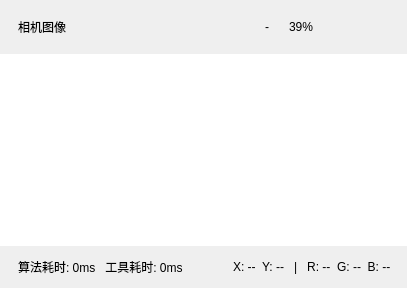
       <widget class="QFrame" name="setupViewerFrame">
        <property name="frameShape">
         <enum>QFrame::NoFrame</enum>
        </property>
        <property name="viewerPanel" stdset="0">
         <bool>true</bool>
        </property>
        <layout class="QVBoxLayout" name="verticalLayout_viewer">
         <property name="spacing">
          <number>0</number>
         </property>
         <property name="leftMargin">
          <number>0</number>
         </property>
         <property name="topMargin">
          <number>0</number>
         </property>
         <property name="rightMargin">
          <number>0</number>
         </property>
         <property name="bottomMargin">
          <number>0</number>
         </property>
         <item>
          <widget class="QFrame" name="viewerHeader">
           <property name="minimumSize">
            <size>
             <width>0</width>
             <height>54</height>
            </size>
           </property>
           <property name="maximumSize">
            <size>
             <width>16777215</width>
             <height>54</height>
            </size>
           </property>
           <property name="frameShape">
            <enum>QFrame::NoFrame</enum>
           </property>
           <layout class="QHBoxLayout" name="horizontalLayout_viewerHeader">
            <property name="spacing">
             <number>8</number>
            </property>
            <property name="leftMargin">
             <number>18</number>
            </property>
            <property name="topMargin">
             <number>0</number>
            </property>
            <property name="rightMargin">
             <number>14</number>
            </property>
            <property name="bottomMargin">
             <number>0</number>
            </property>
            <item>
             <widget class="QLabel" name="viewerTitleLabel">
              <property name="text">
               <string>相机图像</string>
              </property>
              <property name="viewerTitle" stdset="0">
               <bool>true</bool>
              </property>
             </widget>
            </item>
            <item>
             <spacer name="horizontalSpacer_viewerHeader">
              <property name="orientation">
               <enum>Qt::Horizontal</enum>
              </property>
              <property name="sizeHint" stdset="0">
               <size>
                <width>40</width>
                <height>20</height>
               </size>
              </property>
             </spacer>
            </item>
            <item>
             <widget class="QToolButton" name="viewerGridButton">
              <property name="minimumSize">
               <size>
                <width>28</width>
                <height>28</height>
               </size>
              </property>
              <property name="text">
               <string/>
              </property>
              <property name="icon">
               <iconset resource="../resources/resources.qrc">
                <normaloff>:/icons/grid.svg</normaloff>:/icons/grid.svg</iconset>
              </property>
              <property name="iconSize">
               <size>
                <width>24</width>
                <height>24</height>
               </size>
              </property>
              <property name="autoRaise">
               <bool>true</bool>
              </property>
             </widget>
            </item>
            <item>
             <widget class="QToolButton" name="viewerZoomSearchButton">
              <property name="minimumSize">
               <size>
                <width>28</width>
                <height>28</height>
               </size>
              </property>
              <property name="text">
               <string/>
              </property>
              <property name="icon">
               <iconset resource="../resources/resources.qrc">
                <normaloff>:/icons/zoom.svg</normaloff>:/icons/zoom.svg</iconset>
              </property>
              <property name="iconSize">
               <size>
                <width>24</width>
                <height>24</height>
               </size>
              </property>
              <property name="autoRaise">
               <bool>true</bool>
              </property>
             </widget>
            </item>
            <item>
             <widget class="QToolButton" name="viewerZoomOutButton">
              <property name="minimumSize">
               <size>
                <width>28</width>
                <height>28</height>
               </size>
              </property>
              <property name="text">
               <string>-</string>
              </property>
              <property name="autoRaise">
               <bool>true</bool>
              </property>
             </widget>
            </item>
            <item>
             <widget class="QLabel" name="viewerZoomLabel">
              <property name="text">
               <string>39%</string>
              </property>
              <property name="viewerZoom" stdset="0">
               <bool>true</bool>
              </property>
             </widget>
            </item>
            <item>
             <widget class="QToolButton" name="viewerZoomInButton">
              <property name="minimumSize">
               <size>
                <width>28</width>
                <height>28</height>
               </size>
              </property>
              <property name="text">
               <string/>
              </property>
              <property name="icon">
               <iconset resource="../resources/resources.qrc">
                <normaloff>:/icons/fit.svg</normaloff>:/icons/fit.svg</iconset>
              </property>
              <property name="iconSize">
               <size>
                <width>24</width>
                <height>24</height>
               </size>
              </property>
              <property name="autoRaise">
               <bool>true</bool>
              </property>
             </widget>
            </item>
            <item>
             <widget class="QToolButton" name="viewerFullButton">
              <property name="minimumSize">
               <size>
                <width>28</width>
                <height>28</height>
               </size>
              </property>
              <property name="text">
               <string/>
              </property>
              <property name="icon">
               <iconset resource="../resources/resources.qrc">
                <normaloff>:/icons/fullscreen.svg</normaloff>:/icons/fullscreen.svg</iconset>
              </property>
              <property name="iconSize">
               <size>
                <width>24</width>
                <height>24</height>
               </size>
              </property>
              <property name="autoRaise">
               <bool>true</bool>
              </property>
             </widget>
            </item>
           </layout>
          </widget>
         </item>
         <item>
          <widget class="QGraphicsView" name="camera_1">
           <property name="viewerCanvas" stdset="0">
            <bool>true</bool>
           </property>
           <property name="frameShape">
            <enum>QFrame::NoFrame</enum>
           </property>
           <property name="verticalScrollBarPolicy">
            <enum>Qt::ScrollBarAlwaysOff</enum>
           </property>
           <property name="horizontalScrollBarPolicy">
            <enum>Qt::ScrollBarAlwaysOff</enum>
           </property>
           <property name="renderHints">
            <set>QPainter::Antialiasing|QPainter::SmoothPixmapTransform</set>
           </property>
          </widget>
         </item>
         <item>
          <widget class="QFrame" name="viewerStatusBar">
           <property name="minimumSize">
            <size>
             <width>0</width>
             <height>42</height>
            </size>
           </property>
           <property name="maximumSize">
            <size>
             <width>16777215</width>
             <height>42</height>
            </size>
           </property>
           <property name="frameShape">
            <enum>QFrame::NoFrame</enum>
           </property>
           <layout class="QHBoxLayout" name="horizontalLayout_viewerStatus">
            <property name="spacing">
             <number>10</number>
            </property>
            <property name="leftMargin">
             <number>18</number>
            </property>
            <property name="topMargin">
             <number>0</number>
            </property>
            <property name="rightMargin">
             <number>16</number>
            </property>
            <property name="bottomMargin">
             <number>0</number>
            </property>
            <item>
             <widget class="QLabel" name="viewerStatusLabel">
              <property name="text">
               <string>算法耗时: 0ms   工具耗时: 0ms</string>
              </property>
              <property name="viewerStatus" stdset="0">
               <bool>true</bool>
              </property>
             </widget>
            </item>
            <item>
             <spacer name="horizontalSpacer_viewerStatus">
              <property name="orientation">
               <enum>Qt::Horizontal</enum>
              </property>
              <property name="sizeHint" stdset="0">
               <size>
                <width>40</width>
                <height>20</height>
               </size>
              </property>
             </spacer>
            </item>
            <item>
             <widget class="QLabel" name="viewerCursorLabel">
              <property name="text">
               <string>X: --  Y: --   |   R: --  G: --  B: --</string>
              </property>
              <property name="viewerStatus" stdset="0">
               <bool>true</bool>
              </property>
             </widget>
            </item>
           </layout>
          </widget>
         </item>
        </layout>
       </widget>
